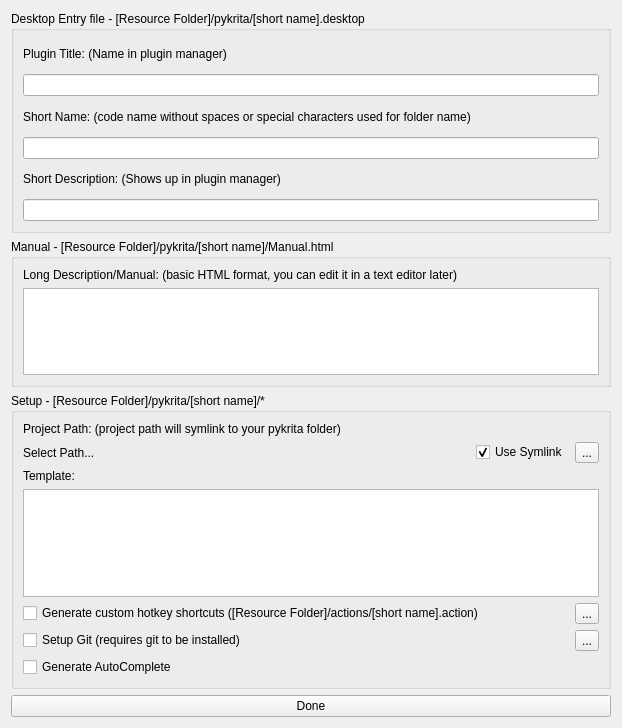
<?xml version="1.0" encoding="UTF-8"?>
<ui version="4.0">
 <class>PluginGenerator</class>
 <widget class="QWidget" name="PluginGenerator">
  <property name="geometry">
   <rect>
    <x>0</x>
    <y>0</y>
    <width>622</width>
    <height>728</height>
   </rect>
  </property>
  <property name="windowTitle">
   <string>Form</string>
  </property>
  <layout class="QVBoxLayout" name="verticalLayout_3" stretch="3,2,4,1">
   <item>
    <widget class="QGroupBox" name="groupBox">
     <property name="title">
      <string>Desktop Entry file - [Resource Folder]/pykrita/[short name].desktop</string>
     </property>
     <layout class="QVBoxLayout" name="verticalLayout">
      <item>
       <widget class="QLabel" name="label">
        <property name="text">
         <string>Plugin Title: (Name in plugin manager)</string>
        </property>
       </widget>
      </item>
      <item>
       <widget class="QLineEdit" name="titleEdit"/>
      </item>
      <item>
       <widget class="QLabel" name="label_2">
        <property name="text">
         <string>Short Name: (code name without spaces or special characters used for folder name)</string>
        </property>
       </widget>
      </item>
      <item>
       <widget class="QLineEdit" name="shortNameEdit"/>
      </item>
      <item>
       <widget class="QLabel" name="label_3">
        <property name="text">
         <string>Short Description: (Shows up in plugin manager)</string>
        </property>
       </widget>
      </item>
      <item>
       <widget class="QLineEdit" name="shortDescEdit"/>
      </item>
     </layout>
    </widget>
   </item>
   <item>
    <widget class="QGroupBox" name="groupBox_2">
     <property name="title">
      <string>Manual - [Resource Folder]/pykrita/[short name]/Manual.html</string>
     </property>
     <layout class="QVBoxLayout" name="verticalLayout_2">
      <item>
       <widget class="QLabel" name="label_4">
        <property name="text">
         <string>Long Description/Manual: (basic HTML format, you can edit it in a text editor later)</string>
        </property>
       </widget>
      </item>
      <item>
       <widget class="QTextEdit" name="manualTextEdit"/>
      </item>
     </layout>
    </widget>
   </item>
   <item>
    <widget class="QGroupBox" name="groupBox_3">
     <property name="title">
      <string>Setup - [Resource Folder]/pykrita/[short name]/*</string>
     </property>
     <layout class="QVBoxLayout" name="verticalLayout_4">
      <item>
       <widget class="QLabel" name="label_7">
        <property name="text">
         <string>Project Path: (project path will symlink to your pykrita folder)</string>
        </property>
       </widget>
      </item>
      <item>
       <layout class="QHBoxLayout" name="horizontalLayout" stretch="9,0,0">
        <item>
         <widget class="QLabel" name="projectPathLabel">
          <property name="text">
           <string>Select Path...</string>
          </property>
         </widget>
        </item>
        <item>
         <widget class="QCheckBox" name="projectPathSymlinkChk">
          <property name="text">
           <string>Use Symlink</string>
          </property>
          <property name="checked">
           <bool>true</bool>
          </property>
         </widget>
        </item>
        <item>
         <widget class="QToolButton" name="projectPathBtn">
          <property name="text">
           <string>...</string>
          </property>
         </widget>
        </item>
       </layout>
      </item>
      <item>
       <widget class="QLabel" name="label_5">
        <property name="text">
         <string>Template:</string>
        </property>
       </widget>
      </item>
      <item>
       <widget class="QListWidget" name="templateListWidget"/>
      </item>
      <item>
       <layout class="QHBoxLayout" name="horizontalLayout_2">
        <item>
         <widget class="QCheckBox" name="hotkeysChk">
          <property name="text">
           <string>Generate custom hotkey shortcuts ([Resource Folder]/actions/[short name].action)</string>
          </property>
         </widget>
        </item>
        <item>
         <widget class="QToolButton" name="hotkeysBtn">
          <property name="text">
           <string>...</string>
          </property>
         </widget>
        </item>
       </layout>
      </item>
      <item>
       <layout class="QHBoxLayout" name="horizontalLayout_3">
        <item>
         <widget class="QCheckBox" name="setupGitChk">
          <property name="text">
           <string>Setup Git (requires git to be installed)</string>
          </property>
         </widget>
        </item>
        <item>
         <widget class="QToolButton" name="setupGitBtn">
          <property name="text">
           <string>...</string>
          </property>
         </widget>
        </item>
       </layout>
      </item>
      <item>
       <widget class="QCheckBox" name="autocompleteChk">
        <property name="text">
         <string>Generate AutoComplete</string>
        </property>
       </widget>
      </item>
     </layout>
    </widget>
   </item>
   <item>
    <widget class="QPushButton" name="doneBtn">
     <property name="text">
      <string>Done</string>
     </property>
    </widget>
   </item>
  </layout>
 </widget>
 <resources/>
 <connections/>
</ui>
